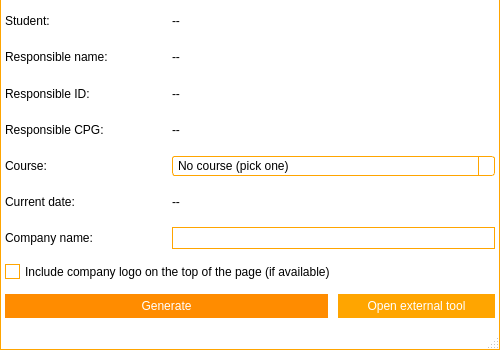
<?xml version="1.0" encoding="UTF-8"?>
<ui version="4.0">
 <class>frmPrintContract</class>
 <widget class="QMainWindow" name="frmPrintContract">
  <property name="windowModality">
   <enum>Qt::ApplicationModal</enum>
  </property>
  <property name="geometry">
   <rect>
    <x>0</x>
    <y>0</y>
    <width>500</width>
    <height>350</height>
   </rect>
  </property>
  <property name="minimumSize">
   <size>
    <width>500</width>
    <height>350</height>
   </size>
  </property>
  <property name="maximumSize">
   <size>
    <width>500</width>
    <height>350</height>
   </size>
  </property>
  <property name="windowTitle">
   <string>Contract generator | SmartClass</string>
  </property>
  <property name="windowIcon">
   <iconset resource="resources.qrc">
    <normaloff>:/images/logos/Logo.png</normaloff>:/images/logos/Logo.png</iconset>
  </property>
  <property name="styleSheet">
   <string notr="true">QWidget#titleBar{
	background-color: #FFF;
	border-top: 1px solid orange;
	border-left: 1px solid orange;
	border-right: 1px solid orange;
	color: #000;
}

QWidget#centralWidget, QStatusBar{
	background-color: #FFF;
	border-left: 1px solid orange;
	border-right: 1px solid orange;
}

QStatusBar{
	border-bottom: 1px solid orange;
}

/*QTabWidget::pane {
    border-top: 1px solid orange;
}*/

QSlider::handle:horizontal {
    background: orange;
}

/* Vertical and horizontal line customization */

QFrame[frameShape=&quot;4&quot;]
{
    color: orange;
}

QFrame[frameShape=&quot;5&quot;]
{
    color: orange;
}

/* QTabWidget elements customization */

QTabWidget::pane {
/*	border-top: 1px solid orange;*/
	background: white;
}

QTabWidget::tab-bar {
    left: 5px;
}

QTabBar::tab {
	background: white;
    min-width: 120px;
    min-height: 20px;
    padding: 2px;
	border-top-left-radius: 5px;
	border-top-right-radius: 5px;
	margin-top: 6px;
}

QTabBar::tab:selected, QTabBar::tab:hover {
	background: white;
	border-top: 1px solid orange;
	border-right: 1px solid orange;
	border-left: 1px solid orange;
}

QTabBar::tab:selected {
	background: white;
	border-top: 2px solid orange;
	border-right: 2px solid orange;
	border-left: 2px solid orange;
}

QTabBar::tab:!selected {
    margin-bottom: 3px;
}

QTabBar QToolButton{
	background-color: white;
	border: none;
	color: black;
}

QTabBar QToolButton::hover{
	background-color: darkorange;
}

QTabBar QToolButton::pressed{
	background-color: orange;
}

QTabBar QToolButton::!enabled{
	background-color: orange;
}

QWidget#tabInfo, QWidget#tabInfoLayout, QWidget#tabGeneral, QWidget#tabGeneralLayout, QWidget#tabFileLayout, QWidget#tabManagementLayout, QWidget#tabToolsLayout, QWidget#tabHelpLayout, QWidget#screenManagerLayout{
	background: white;
}

QLineEdit{
	border: 1px solid orange;
	min-height: 20px;
}

QPlainTextEdit{
	border: 1px solid orange;
	min-height: 40px;
}

QPushButton{
	background-color: darkorange;
	border: 5px solid darkorange;
	color: white;
}

QPushButton::hover{
	background-color: orange;
	border: 5px solid orange;
}

QPushButton::pressed{
	background-color: darkorange;
	border: 5px solid darkorange;
}

QPushButton::!enabled{
	background-color: orange;
	border: 5px solid orange;
}

/*
	QScroll Area
*/

QScrollArea{
	border: none;
}

QScrollArea#scrollManager{
	border: 1px solid orange;
	border-radius: 5px;
}

/* QScrollBar Horizontal*/

QScrollBar:horizontal {
    background: lightgray;
    height: 10px;
    margin: 0px 40px 0 0px;
	border-radius: 5px;
}

QScrollBar::handle:horizontal {
    background: orange;
	border-radius: 5px;
    min-width: 20px;
}

QScrollBar::add-line:horizontal {
    background: blue;
    width: 20px;
    subcontrol-position: right;
    subcontrol-origin: margin;
	border-top-right-radius: 5px;
	border-bottom-right-radius: 5px;
}

QScrollBar::sub-line:horizontal {
    background: red;
    width: 20px;
    subcontrol-position: top right;
    subcontrol-origin: margin;
    position: absolute;
    right: 20px;
	border-top-left-radius: 5px;
	border-bottom-left-radius: 5px;
}

QScrollBar::sub-line:horizontal:hover {
    background: darkred;
}

QScrollBar::sub-line:horizontal:pressed {
    background: red;
}

QScrollBar::add-line:horizontal:hover {
    background: darkblue;
}

QScrollBar::add-line:horizontal:pressed {
    background: blue;
}

QScrollBar:left-arrow:horizontal{
	image: url(:/images/scrollbar/slide_left.PNG);
    width: 10px;
    height: 10px;
}

QScrollBar::right-arrow:horizontal {
	image: url(:/images/scrollbar/slide_right.PNG);
    width: 10px;
    height: 10px;
}

QScrollBar::add-page:horizontal, QScrollBar::sub-page:horizontal {
    background: none;
}

/* QScrollBar Vertical*/

QScrollBar:vertical {
    background: lightgray;
    width: 10px;
    margin: 0px 0px 40px 0px;
	border-radius: 5px;
}

QScrollBar::handle:vertical {
    background: orange;
	border-radius: 5px;
    min-width: 20px;
}

QScrollBar::add-line:vertical {
    background: blue;
    height: 20px;
    subcontrol-position: bottom;
    subcontrol-origin: margin;
	border-bottom-right-radius: 5px;
	border-bottom-left-radius: 5px;
}

QScrollBar::sub-line:vertical {
    background: red;
    height: 20px;
    subcontrol-position: bottom right;
    subcontrol-origin: margin;
    position: absolute;
    bottom: 20px;
	border-top-right-radius: 5px;
	border-top-left-radius: 5px;
}

QScrollBar::sub-line:vertical:hover {
    background: darkred;
}

QScrollBar::sub-line:vertical:pressed {
    background: red;
}

QScrollBar::add-line:vertical:hover {
    background: darkblue;
}

QScrollBar::add-line:vertical:pressed {
    background: blue;
}

QScrollBar:up-arrow:vertical{
	image: url(:/images/scrollbar/slide_up.PNG);
	width: 10px;
    height: 10px;
}

 QScrollBar::down-arrow:vertical{
	image: url(:/images/scrollbar/slide_down.PNG);
	width: 10px;
    height: 10px;
}

QScrollBar::add-page:vertical, QScrollBar::sub-page:vertical {
    background: none;
}

/*QComboBox*/

QComboBox {
    border: 1px solid orange;
	background: white;
    border-radius: 3px;
    padding: 1px 18px 1px 3px;
    min-width: 6em;
}

QComboBox:editable {
    background: white;
}

QComboBox:!editable, QComboBox::drop-down:editable {
	background: white;
}

QComboBox:!editable:on, QComboBox::drop-down:editable:on {
    background: white;
}

QComboBox:on {
    padding-top: 3px;
    padding-left: 4px;
}

QComboBox::drop-down {
    subcontrol-origin: padding;
    subcontrol-position: top right;
    width: 15px;

    border-left-width: 1px;
    border-left-color: orange;
    border-left-style: solid;
    border-top-right-radius: 3px;
    border-bottom-right-radius: 3px;
}

QComboBox::drop-down:hover {
    background: orange;
}

QComboBox::down-arrow {
    image: url(&quot;:/images/buttons/Down_Arrow.PNG&quot;);
	width: 10px;
	height: 10px;
}

QComboBox::down-arrow:on {
    top: 1px;
    left: 1px;
}

QComboBox QAbstractItemView {
    border: 1px solid orange;
    selection-background-color: orange;
    border-top-right-radius: 3px;
    border-bottom-right-radius: 3px;
}

QComboBox QAbstractItemView:hover {
	color: orange;
}

/*
 * QToolButton
 */

QToolButton {
	background: transparent;
	border: 1px solid transparent;
	color: black;
}

QToolButton::hover {
	background: darkorange;
	border: 1px solid darkorange;
	color: white;
}

QToolButton::pressed {
	background: orange;
	border: 1px solid orange;
	color: white;
}

/* QSpinBox  QDateEdit*/

QSpinBox, QDoubleSpinBox, QDateEdit, QDateTimeEdit {
	border: 1px solid orange;
	background: white;
    padding-right: 15px; /* make room for the arrows */
	border-radius: 5px;
}

QSpinBox::up-button:disabled,  QSpinBox::up-button:off,
QSpinBox::down-button:disabled,  QSpinBox::down-button:off,
QDoubleSpinBox::up-button:disabled,  QDoubleSpinBox::up-button:off,
QDoubleSpinBox::down-button:disabled,  QDoubleSpinBox::down-button:off,
QDateEdit::up-button:disabled,  QDateEdit::up-button:off,
QDateEdit::down-button:disabled,  QDateEdit::down-button:off,
QDateTimeEdit::up-button:disabled,  QDateTimeEdit::up-button:off,
QDateTimeEdit::down-button:disabled,  QDateTimeEdit::down-button:off{
	background: orange;
}

QSpinBox::up-button, QDoubleSpinBox::up-button, QDateEdit::up-button, QDateTimeEdit::up-button {
    subcontrol-origin: border;
    subcontrol-position: top right;

    width: 16px;
	border: 1px solid orange;
	border-top-right-radius: 5px;
}

QSpinBox::up-button:hover, QDoubleSpinBox::up-button:hover, QDateEdit::up-button:hover, QDateTimeEdit::up-button:hover {
	background: darkorange;
}

QSpinBox::up-button:pressed, QDoubleSpinBox::up-button:pressed, QDateEdit::up-button:pressed, QDateTimeEdit::up-button:pressed {
	background: orange;
}

QSpinBox::up-arrow, QDoubleSpinBox::up-arrow, QDateEdit::up-arrow, QDateTimeEdit::up-arrow {
    border-image: url(:/images/buttons/Up_Arrow.PNG) 1;
    width: 7px;
    height: 7px;
}

QSpinBox::up-arrow:disabled,
QSpinBox::up-arrow:off,
QDoubleSpinBox::up-arrow:disabled,
QDoubleSpinBox::up-arrow:off,
QDateEdit::up-arrow:disabled,
QDateEdit::up-arrow:off,
QDateTimeEdit::up-arrow:disabled,
QDateTimeEdit::up-arrow:off {
   background: transparent;
}

QSpinBox::down-button,
QDoubleSpinBox::down-button,
QDateEdit::down-button,
QDateTimeEdit::down-button {
    subcontrol-origin: border;
    subcontrol-position: bottom right;

    width: 16px;
	border: 1px solid orange;
	border-bottom-right-radius: 5px;
}

QSpinBox::down-button:hover,
QDoubleSpinBox::down-button:hover,
QDateEdit::down-button:hover,
QDateTimeEdit::down-button:hover {
	background: darkorange;
}

QSpinBox::down-button:pressed,
QDoubleSpinBox::down-button:pressed,
QDateEdit::down-button:pressed,
QDateTimeEdit::down-button:pressed {
	background: orange;
}

QSpinBox::down-arrow,
QDoubleSpinBox::down-arrow,
QDateEdit::down-arrow,
QDateTimeEdit::down-arrow {
    border-image: url(:/images/buttons/Down_Arrow.PNG) 1;
    width: 7px;
    height: 7px;
}

QSpinBox::down-arrow:disabled,
QSpinBox::down-arrow:off,
QDoubleSpinBox::down-arrow:disabled,
QDoubleSpinBox::down-arrow:off,
QDateEdit::down-arrow:disabled,
QDateEdit::down-arrow:off,
QDateTimeEdit::down-arrow:disabled,
QDateTimeEdit::down-arrow:off {
   background: transparent;
}

/*QCheckBox*/

QCheckBox {
    spacing: 5px;
}

QCheckBox::indicator {
    width: 13px;
    height: 13px;
}

QCheckBox::indicator:unchecked {
    border: 1px solid orange;
}

QCheckBox::indicator:unchecked:hover {
    border: 2px solid darkorange;
}

QCheckBox::indicator:unchecked:pressed {
    border: 2px solid orange;
}

QCheckBox::indicator:checked {
    border: 1px solid orange;
	image: url(:/images/buttons/Close.PNG);
}

QCheckBox::indicator:checked:hover {
    border: 2px solid darkorange;
	image: url(:/images/buttons/Close.PNG);
}

QCheckBox::indicator:checked:pressed {
    border: 2px solid orange;
	image: url(:/images/buttons/Close.PNG);
}

QCheckBox::indicator:indeterminate:hover {
    border: 2px solid darkorange;
}

QCheckBox::indicator:indeterminate:pressed {
    border: 2px solid orange;
}

/*
 * QTableWidget
 */

QTableWidget{
	border: 1px solid orange;
}

/*
 * QGroupBox
 */

QGroupBox {
    border: 1px solid orange;
    border-radius: 2px;
    margin-top: 10px;
    padding-top: 10px;
}

QGroupBox::title {
    subcontrol-origin: margin;
    subcontrol-position: top middle; /* position at the top center */
    padding: 5px;
    background-color: white;
	border: 1px solid orange;
	border-radius: 2px;
}

/*
 * QListWidget
 */

QListWidget {
    border: 1px solid orange;
}</string>
  </property>
  <widget class="QWidget" name="centralWidget">
   <property name="styleSheet">
    <string notr="true">QWidget#titleBar{
	background-color: #FFF;
	border-top: 1px solid orange;
	border-left: 1px solid orange;
	border-right: 1px solid orange;
	color: #000;
}

QWidget#centralWidget, QStatusBar{
	background-color: #FFF;
	border-left: 1px solid orange;
	border-right: 1px solid orange;
}

QStatusBar{
	border-bottom: 1px solid orange;
}

/*QTabWidget::pane {
    border-top: 1px solid orange;
}*/

QSlider::handle:horizontal {
    background: orange;
}

/* Vertical and horizontal line customization */

QFrame[frameShape=&quot;4&quot;]
{
    color: orange;
}

QFrame[frameShape=&quot;5&quot;]
{
    color: orange;
}

/* QTabWidget elements customization */

QTabWidget::pane {
/*	border-top: 1px solid orange;*/
	background: white;
}

QTabWidget::tab-bar {
    left: 5px;
}

QTabBar::tab {
	background: white;
    min-width: 120px;
    min-height: 20px;
    padding: 2px;
	border-top-left-radius: 5px;
	border-top-right-radius: 5px;
	margin-top: 6px;
}

QTabBar::tab:selected, QTabBar::tab:hover {
	background: white;
	border-top: 1px solid orange;
	border-right: 1px solid orange;
	border-left: 1px solid orange;
}

QTabBar::tab:selected {
	background: white;
	border-top: 2px solid orange;
	border-right: 2px solid orange;
	border-left: 2px solid orange;
}

QTabBar::tab:!selected {
    margin-bottom: 3px;
}

QTabBar QToolButton{
	background-color: white;
	border: none;
	color: black;
}

QTabBar QToolButton::hover{
	background-color: darkorange;
}

QTabBar QToolButton::pressed{
	background-color: orange;
}

QTabBar QToolButton::!enabled{
	background-color: orange;
}

QWidget#tabInfo, QWidget#tabInfoLayout, QWidget#tabGeneral, QWidget#tabGeneralLayout, QWidget#tabFileLayout, QWidget#tabManagementLayout, QWidget#tabToolsLayout, QWidget#tabHelpLayout, QWidget#screenManagerLayout{
	background: white;
}

QLineEdit{
	border: 1px solid orange;
	min-height: 20px;
}

QPlainTextEdit{
	border: 1px solid orange;
	min-height: 40px;
}

QPushButton{
	background-color: darkorange;
	border: 5px solid darkorange;
	color: white;
}

QPushButton::hover{
	background-color: orange;
	border: 5px solid orange;
}

QPushButton::pressed{
	background-color: darkorange;
	border: 5px solid darkorange;
}

QPushButton::!enabled{
	background-color: orange;
	border: 5px solid orange;
}

/*
	QScroll Area
*/

QScrollArea{
	border: none;
}

QScrollArea#scrollManager{
	border: 1px solid orange;
	border-radius: 5px;
}

/* QScrollBar Horizontal*/

QScrollBar:horizontal {
    background: lightgray;
    height: 10px;
    margin: 0px 40px 0 0px;
	border-radius: 5px;
}

QScrollBar::handle:horizontal {
    background: orange;
	border-radius: 5px;
    min-width: 20px;
}

QScrollBar::add-line:horizontal {
    background: blue;
    width: 20px;
    subcontrol-position: right;
    subcontrol-origin: margin;
	border-top-right-radius: 5px;
	border-bottom-right-radius: 5px;
}

QScrollBar::sub-line:horizontal {
    background: red;
    width: 20px;
    subcontrol-position: top right;
    subcontrol-origin: margin;
    position: absolute;
    right: 20px;
	border-top-left-radius: 5px;
	border-bottom-left-radius: 5px;
}

QScrollBar::sub-line:horizontal:hover {
    background: darkred;
}

QScrollBar::sub-line:horizontal:pressed {
    background: red;
}

QScrollBar::add-line:horizontal:hover {
    background: darkblue;
}

QScrollBar::add-line:horizontal:pressed {
    background: blue;
}

QScrollBar:left-arrow:horizontal{
	image: url(:/images/scrollbar/slide_left.PNG);
    width: 10px;
    height: 10px;
}

QScrollBar::right-arrow:horizontal {
	image: url(:/images/scrollbar/slide_right.PNG);
    width: 10px;
    height: 10px;
}

QScrollBar::add-page:horizontal, QScrollBar::sub-page:horizontal {
    background: none;
}

/* QScrollBar Vertical*/

QScrollBar:vertical {
    background: lightgray;
    width: 10px;
    margin: 0px 0px 40px 0px;
	border-radius: 5px;
}

QScrollBar::handle:vertical {
    background: orange;
	border-radius: 5px;
    min-width: 20px;
}

QScrollBar::add-line:vertical {
    background: blue;
    height: 20px;
    subcontrol-position: bottom;
    subcontrol-origin: margin;
	border-bottom-right-radius: 5px;
	border-bottom-left-radius: 5px;
}

QScrollBar::sub-line:vertical {
    background: red;
    height: 20px;
    subcontrol-position: bottom right;
    subcontrol-origin: margin;
    position: absolute;
    bottom: 20px;
	border-top-right-radius: 5px;
	border-top-left-radius: 5px;
}

QScrollBar::sub-line:vertical:hover {
    background: darkred;
}

QScrollBar::sub-line:vertical:pressed {
    background: red;
}

QScrollBar::add-line:vertical:hover {
    background: darkblue;
}

QScrollBar::add-line:vertical:pressed {
    background: blue;
}

QScrollBar:up-arrow:vertical{
	image: url(:/images/scrollbar/slide_up.PNG);
	width: 10px;
    height: 10px;
}

 QScrollBar::down-arrow:vertical{
	image: url(:/images/scrollbar/slide_down.PNG);
	width: 10px;
    height: 10px;
}

QScrollBar::add-page:vertical, QScrollBar::sub-page:vertical {
    background: none;
}

/*QComboBox*/

QComboBox {
    border: 1px solid orange;
	background: white;
    border-radius: 3px;
    padding: 1px 18px 1px 3px;
    min-width: 6em;
}

QComboBox:editable {
    background: white;
}

QComboBox:!editable, QComboBox::drop-down:editable {
	background: white;
}

QComboBox:!editable:on, QComboBox::drop-down:editable:on {
    background: white;
}

QComboBox:on {
    padding-top: 3px;
    padding-left: 4px;
}

QComboBox::drop-down {
    subcontrol-origin: padding;
    subcontrol-position: top right;
    width: 15px;

    border-left-width: 1px;
    border-left-color: orange;
    border-left-style: solid;
    border-top-right-radius: 3px;
    border-bottom-right-radius: 3px;
}

QComboBox::drop-down:hover {
    background: orange;
}

QComboBox::down-arrow {
    image: url(&quot;:/images/buttons/Down_Arrow.PNG&quot;);
	width: 10px;
	height: 10px;
}

QComboBox::down-arrow:on {
    top: 1px;
    left: 1px;
}

QComboBox QAbstractItemView {
    border: 1px solid orange;
    selection-background-color: orange;
    border-top-right-radius: 3px;
    border-bottom-right-radius: 3px;
}

QComboBox QAbstractItemView:hover {
	color: orange;
}

/*
 * QToolButton
 */

QToolButton {
	background: transparent;
	border: 1px solid transparent;
	color: black;
}

QToolButton::hover {
	background: darkorange;
	border: 1px solid darkorange;
	color: white;
}

QToolButton::pressed {
	background: orange;
	border: 1px solid orange;
	color: white;
}

/* QSpinBox  QDateEdit*/

QSpinBox, QDoubleSpinBox, QDateEdit, QDateTimeEdit {
	border: 1px solid orange;
	background: white;
    padding-right: 15px; /* make room for the arrows */
	border-radius: 5px;
}

QSpinBox::up-button:disabled,  QSpinBox::up-button:off,
QSpinBox::down-button:disabled,  QSpinBox::down-button:off,
QDoubleSpinBox::up-button:disabled,  QDoubleSpinBox::up-button:off,
QDoubleSpinBox::down-button:disabled,  QDoubleSpinBox::down-button:off,
QDateEdit::up-button:disabled,  QDateEdit::up-button:off,
QDateEdit::down-button:disabled,  QDateEdit::down-button:off,
QDateTimeEdit::up-button:disabled,  QDateTimeEdit::up-button:off,
QDateTimeEdit::down-button:disabled,  QDateTimeEdit::down-button:off{
	background: orange;
}

QSpinBox::up-button, QDoubleSpinBox::up-button, QDateEdit::up-button, QDateTimeEdit::up-button {
    subcontrol-origin: border;
    subcontrol-position: top right;

    width: 16px;
	border: 1px solid orange;
	border-top-right-radius: 5px;
}

QSpinBox::up-button:hover, QDoubleSpinBox::up-button:hover, QDateEdit::up-button:hover, QDateTimeEdit::up-button:hover {
	background: darkorange;
}

QSpinBox::up-button:pressed, QDoubleSpinBox::up-button:pressed, QDateEdit::up-button:pressed, QDateTimeEdit::up-button:pressed {
	background: orange;
}

QSpinBox::up-arrow, QDoubleSpinBox::up-arrow, QDateEdit::up-arrow, QDateTimeEdit::up-arrow {
    border-image: url(:/images/buttons/Up_Arrow.PNG) 1;
    width: 7px;
    height: 7px;
}

QSpinBox::up-arrow:disabled,
QSpinBox::up-arrow:off,
QDoubleSpinBox::up-arrow:disabled,
QDoubleSpinBox::up-arrow:off,
QDateEdit::up-arrow:disabled,
QDateEdit::up-arrow:off,
QDateTimeEdit::up-arrow:disabled,
QDateTimeEdit::up-arrow:off {
   background: transparent;
}

QSpinBox::down-button,
QDoubleSpinBox::down-button,
QDateEdit::down-button,
QDateTimeEdit::down-button {
    subcontrol-origin: border;
    subcontrol-position: bottom right;

    width: 16px;
	border: 1px solid orange;
	border-bottom-right-radius: 5px;
}

QSpinBox::down-button:hover,
QDoubleSpinBox::down-button:hover,
QDateEdit::down-button:hover,
QDateTimeEdit::down-button:hover {
	background: darkorange;
}

QSpinBox::down-button:pressed,
QDoubleSpinBox::down-button:pressed,
QDateEdit::down-button:pressed,
QDateTimeEdit::down-button:pressed {
	background: orange;
}

QSpinBox::down-arrow,
QDoubleSpinBox::down-arrow,
QDateEdit::down-arrow,
QDateTimeEdit::down-arrow {
    border-image: url(:/images/buttons/Down_Arrow.PNG) 1;
    width: 7px;
    height: 7px;
}

QSpinBox::down-arrow:disabled,
QSpinBox::down-arrow:off,
QDoubleSpinBox::down-arrow:disabled,
QDoubleSpinBox::down-arrow:off,
QDateEdit::down-arrow:disabled,
QDateEdit::down-arrow:off,
QDateTimeEdit::down-arrow:disabled,
QDateTimeEdit::down-arrow:off {
   background: transparent;
}

/*QCheckBox*/

QCheckBox {
    spacing: 5px;
}

QCheckBox::indicator {
    width: 13px;
    height: 13px;
}

QCheckBox::indicator:unchecked {
    border: 1px solid orange;
}

QCheckBox::indicator:unchecked:hover {
    border: 2px solid darkorange;
}

QCheckBox::indicator:unchecked:pressed {
    border: 2px solid orange;
}

QCheckBox::indicator:checked {
    border: 1px solid orange;
	image: url(:/images/buttons/Close.PNG);
}

QCheckBox::indicator:checked:hover {
    border: 2px solid darkorange;
	image: url(:/images/buttons/Close.PNG);
}

QCheckBox::indicator:checked:pressed {
    border: 2px solid orange;
	image: url(:/images/buttons/Close.PNG);
}

QCheckBox::indicator:indeterminate:hover {
    border: 2px solid darkorange;
}

QCheckBox::indicator:indeterminate:pressed {
    border: 2px solid orange;
}

/*
 * QTableWidget
 */

QTableWidget{
	border: 1px solid orange;
}

/*
 * QGroupBox
 */

QGroupBox {
    border: 1px solid orange;
    border-radius: 2px;
    margin-top: 10px;
    padding-top: 10px;
}

QGroupBox::title {
    subcontrol-origin: margin;
    subcontrol-position: top middle; /* position at the top center */
    padding: 5px;
    background-color: white;
	border: 1px solid orange;
	border-radius: 2px;
}

/*
 * QListWidget
 */

QListWidget {
    border: 1px solid orange;
}</string>
   </property>
   <layout class="QGridLayout" name="gridLayout">
    <property name="leftMargin">
     <number>0</number>
    </property>
    <property name="topMargin">
     <number>0</number>
    </property>
    <property name="rightMargin">
     <number>0</number>
    </property>
    <property name="bottomMargin">
     <number>0</number>
    </property>
    <property name="spacing">
     <number>0</number>
    </property>
    <item row="0" column="0">
     <layout class="QGridLayout" name="gridLayout_2">
      <property name="leftMargin">
       <number>5</number>
      </property>
      <property name="topMargin">
       <number>10</number>
      </property>
      <property name="rightMargin">
       <number>5</number>
      </property>
      <property name="bottomMargin">
       <number>10</number>
      </property>
      <property name="horizontalSpacing">
       <number>10</number>
      </property>
      <property name="verticalSpacing">
       <number>15</number>
      </property>
      <item row="8" column="0" colspan="2">
       <widget class="QPushButton" name="btGenerateForm">
        <property name="enabled">
         <bool>true</bool>
        </property>
        <property name="text">
         <string>Generate</string>
        </property>
       </widget>
      </item>
      <item row="4" column="0">
       <widget class="QLabel" name="lblStudentCourse">
        <property name="text">
         <string>Course:</string>
        </property>
       </widget>
      </item>
      <item row="5" column="0">
       <widget class="QLabel" name="lblCurrentDateDesc">
        <property name="text">
         <string>Current date:</string>
        </property>
       </widget>
      </item>
      <item row="0" column="0">
       <widget class="QLabel" name="lblStudentDesc">
        <property name="text">
         <string>Student:</string>
        </property>
       </widget>
      </item>
      <item row="3" column="0">
       <widget class="QLabel" name="lblParentCPGDesc">
        <property name="text">
         <string>Responsible CPG:</string>
        </property>
       </widget>
      </item>
      <item row="1" column="0">
       <widget class="QLabel" name="lblParentNameDesc">
        <property name="text">
         <string>Responsible name:</string>
        </property>
       </widget>
      </item>
      <item row="2" column="0">
       <widget class="QLabel" name="lblParentIDDesc">
        <property name="text">
         <string>Responsible ID:</string>
        </property>
       </widget>
      </item>
      <item row="6" column="0">
       <widget class="QLabel" name="lblCompanyName">
        <property name="text">
         <string>Company name:</string>
        </property>
       </widget>
      </item>
      <item row="8" column="2">
       <widget class="QPushButton" name="btOpenExternal">
        <property name="enabled">
         <bool>false</bool>
        </property>
        <property name="toolTip">
         <string>Exports the student data to external tool/application (as defined in the application settings)</string>
        </property>
        <property name="text">
         <string>Open external tool</string>
        </property>
       </widget>
      </item>
      <item row="7" column="0" colspan="3">
       <widget class="QCheckBox" name="cbIncludeCompanyLogo">
        <property name="text">
         <string>Include company logo on the top of the page (if available)</string>
        </property>
       </widget>
      </item>
      <item row="6" column="1" colspan="2">
       <widget class="QLineEdit" name="edtCompanyName"/>
      </item>
      <item row="5" column="1" colspan="2">
       <widget class="QLabel" name="lblCurrentDate">
        <property name="text">
         <string>--</string>
        </property>
       </widget>
      </item>
      <item row="4" column="1" colspan="2">
       <widget class="QComboBox" name="cbStudentCourse">
        <property name="editable">
         <bool>true</bool>
        </property>
        <item>
         <property name="text">
          <string>No course (pick one)</string>
         </property>
        </item>
       </widget>
      </item>
      <item row="3" column="1" colspan="2">
       <widget class="QLabel" name="lblParentCPG">
        <property name="text">
         <string>--</string>
        </property>
       </widget>
      </item>
      <item row="2" column="1" colspan="2">
       <widget class="QLabel" name="lblParentID">
        <property name="text">
         <string>--</string>
        </property>
       </widget>
      </item>
      <item row="1" column="1" colspan="2">
       <widget class="QLabel" name="lblParentName">
        <property name="text">
         <string>--</string>
        </property>
       </widget>
      </item>
      <item row="0" column="1" colspan="2">
       <widget class="QLabel" name="lblStudentName">
        <property name="text">
         <string>--</string>
        </property>
       </widget>
      </item>
     </layout>
    </item>
   </layout>
  </widget>
  <widget class="QStatusBar" name="statusBar"/>
 </widget>
 <tabstops>
  <tabstop>cbStudentCourse</tabstop>
  <tabstop>edtCompanyName</tabstop>
  <tabstop>cbIncludeCompanyLogo</tabstop>
  <tabstop>btGenerateForm</tabstop>
 </tabstops>
 <resources>
  <include location="resources.qrc"/>
 </resources>
 <connections/>
</ui>
